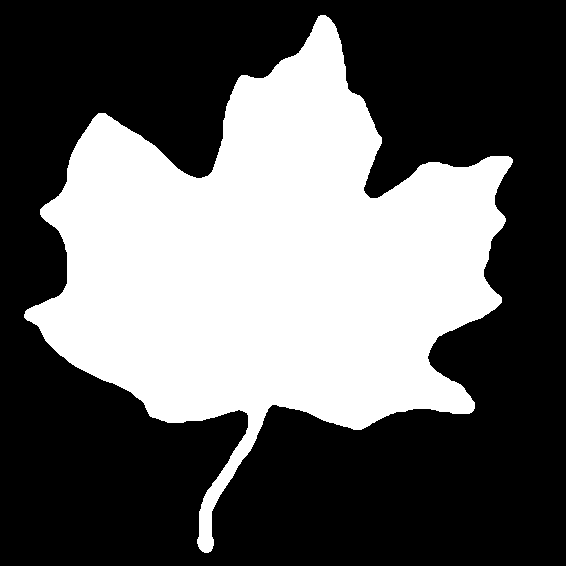
%> input picture mapleleaf.tif, 566 x 566 px
$ octave ch13_05.m   (GNU Octave 9; MATLAB toolbox functions it lacks are replaced by stand-ins)
%> lines starting %> are read from the running program, lines starting %| are printed output that depends on the picture; in (x1, y1, x2, y2) boxes, pixels count from 0 and x2, y2 are one past the last pixel; in counts of white or black regions, pixels touching at a corner belong together; the program's own positions count from 1
### bound2im.m
function image = bound2im(b,M,N)
%BOUND2IM Converts a boundary to an image.
%   IMAGE = BOUND2IM(b) converts b, an np-by-2 array containing the
%   integer coordinates of a boundary, into a binary image with 1s in
%   the locations of the coordinates in b and 0s elsewhere. IMAGE is the
%   smallest image that will contain the boundary.
%
%   IMAGE = BOUND2IM(b,M,N) places the boundary in a region of size
%   M-by-N. M and N must satisfy the following conditions:
%
%       M >= max(b(:,1)) - min(b(:,1)) + 1
%       N >= max(b(:,2)) - min(b(:,2)) + 1
%
%   Typically, M = size(f,1) and N = size(f,2), where f is the image
%   from which the boundary was extracted. In this way, the coordinates
%   of IMAGE and f are comparable.
%
%   The ouput image is of class logical.
%
%   Copyright 2002-2020 Gatesmark
%
%   This function, and other functions in the DIPUM Toolbox, are based
%   on the theoretical and practical foundations established in the
%   book Digital Image Processing Using MATLAB, 3rd ed., Gatesmark
%   Press, 2020.
%
%   Book website: http://www.imageprocessingplace.com
%   License: https://github.com/dipum/dipum-toolbox/blob/master/LICENSE.txt

% Check input.
if size(b,2) ~= 2
   error('The boundary must be of size np-by-2')
end

% Make sure the coordinates are integers.
 b = round(b);

% Defaults.
if nargin == 1
   b(:,1) = b(:,1) - min(b(:,1)) + 1;
   b(:,2) = b(:,2) - min(b(:,2)) + 1;
   M = max(b(:,1)) + 1;
   N = max(b(:,2)) + 1;
end

% Create the image.
image = false(M,N);
linearIndex = sub2ind([M,N],b(:,1),b(:,2));
image(linearIndex) = 1;

### ch13_05.m
clc; clear; close all;

f = imread('mapleleaf.tif');
%> f: size 566x566 logical; 38.2% white; 1 white region, box (x1, y1, x2, y2) and area: (24, 15, 513, 553) 122446
subplot(2,4,1), imshow(f);

B = bwboundaries(f, 4, 'noholes');
%> B = 1 boundary; box (x1, y1, x2, y2) and points: (24, 15, 513, 553) 1900
b = B{1};
%> b = 1900 rows, first 12: [315 25; 314 26; 313 26; 312 26; 311 27; 310 28; 310 29; 309 30; 309 31; 308 32; 308 33; 307 34]

% Number of points on the boundary.
npb = size(b, 1);
%> npb = 1900
[M, N] = size(f);
%> M = 566; N = 566
% Display the boundary as an image. Use cyan.
imb = bound2im(b, M, N);
%> in bound2im, `linearIndex = sub2ind([M,N],b(:,1),b(:,2));`: linearIndex = 1900 values, max 289955 at index 877, min 13899 at index 1, mean 156757.4
%> in bound2im, `image(linearIndex) = 1;`:
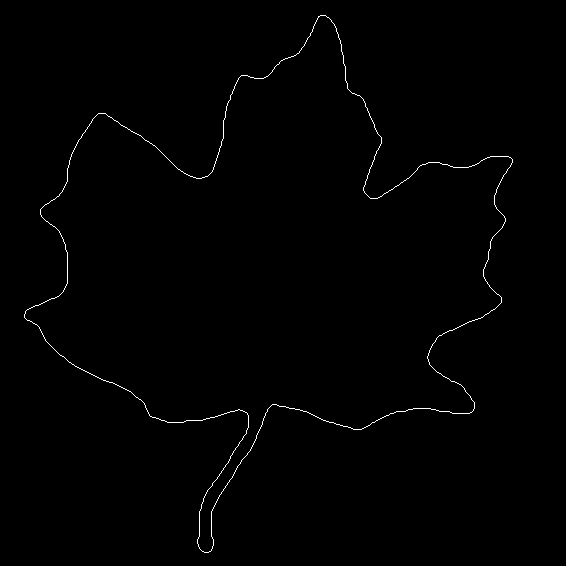
%> image: size 566x566 logical; 0.59% white in thin lines or dots, all inside (x1, y1, x2, y2) = (24, 15, 513, 553)
subplot(2,4,2), imshow(imcolorcode(imb, [0 1 1]));
%> (this line was passed over: imcolorcode is not available in this run)

j = 3;
for i = [2, 4, 6, 8, 16, 32]
%> (the run ends here)
